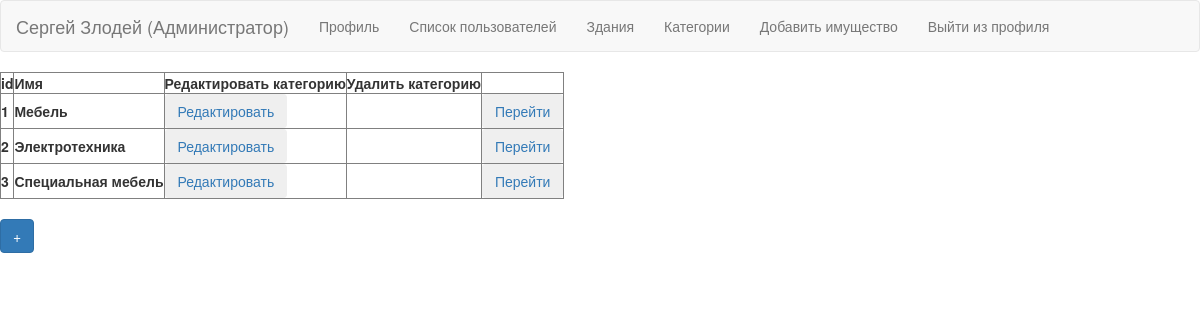
The app's page /categorys (signed in) with its own data.
### sweater/models.py (models this page shows)
class User(db.Model, UserMixin):
    __tablename__ = 'users'
    id = db.Column(db.Integer, primary_key=True)
    first_name = db.Column(db.String())
    last_name = db.Column(db.String())
    patronymic = db.Column(db.String())
    email = db.Column(db.String(), unique=True)
    role = db.Column(db.Boolean, default=False)
    password = db.Column(db.String())
    photo = db.Column(db.String())
    property = db.relationship("Property")

class Category(db.Model):
    __tablename__ = 'categorys'
    id = db.Column(db.Integer, primary_key=True)
    name = db.Column(db.String())
    property = db.relationship('Property')

### sweater/routes.py (the view)
@app.route('/categorys', methods=['POST', 'GET'])
@login_required
def categorys():
    access = db.session.get(User, current_user.get_id())
    data = Category.query.order_by(Category.id).all()
    return render_template('categorys.html', data=data, user=access)

### sweater/models.py (called while the page is built)
@manager.user_loader
def load_user(user_id):
    return User.query.get(user_id)

### sweater/routes.py (called while the page is built, shortened)
@app.before_request
def create_bases():
    db.create_all()

@app.after_request
def redirect_to_signin(response):
    if response.status_code == 401:
        return redirect(url_for('login_page') + '?=next=' + request.url)
    return response

### sweater/templates/categorys.html (shortened to what this page needs)
{% extends 'base.html' %}
{% import 'bootstrap/wtf.html' as wtf %}
{% block content %}
<table border="1">
    <tr><th class="bg-body-tertiary border rounded-3">id</th><th class="bg-body-tertiary border rounded-3">Имя</th>{%if user.role%}<th class="bg-body-tertiary border rounded-3">Редактировать категорию</th><th class="bg-body-tertiary border rounded-3">Удалить категорию</th>{%endif%}</tr>
    {% for i in data %}
        <tr><th class="bg-body-tertiary border rounded-3">{{i.id}}</th>
            <th class="bg-body-tertiary border rounded-3">{{i.name}}</th>
            {%if user.role%}
            <th class="bg-body-tertiary border rounded-3"><a href = "{{url_for('edit_category',  category_id = i.id) }}"><button class="btn btn-outline-secondary">Редактировать</button></a></th>
            <th class="bg-body-tertiary border rounded-3">{%if i.property|length == 0%}<a href = "{{url_for('delete_category',  category_id = i.id) }}"><button class="btn btn-outline-secondary">Удалить</button></a>{%endif%}</th>
            {%endif%}
            <th class="bg-body-tertiary border rounded-3">{%if i.property%}<a href = "{{url_for('properties',  category_id = i.id) }}"><button class="btn btn-outline-secondary">Перейти</button></a>{%endif%}</th>
        </tr>
    {%endfor%}
</table>
<br>
{%if user.role%}
<a href="{{url_for('create_category')}}"><button class="btn btn-primary">+</button></a>
{% endif %}
{% endblock %}

### sweater/templates/base.html (shortened to what this page needs)
{% extends 'bootstrap/base.html' %}
{% block navbar %}
        {%if user%}
            {% if user.role %}
              <nav class="navbar navbar-default">
                  <div class="container-fluid">
                      <a class="navbar-brand" href="{{url_for('index')}}">{{user.first_name}} {{user.last_name}} (Администратор)</a>
                    <div class="collapse navbar-collapse" id="navbar-main">
                      <ul class="nav navbar-nav">
                          <li><a href="{{url_for('profile')}}">Профиль</a></li>
                          <li><a href="{{url_for('users')}}">Список пользователей</a></li>
                          <li><a href="{{url_for('buildings')}}">Здания</a></li>
                          <li><a href="{{url_for('categorys')}}">Категории</a></li>
                           <li><a href="{{url_for('create_property')}}">Добавить имущество</a></li>
                          <li><a href="{{url_for('logout')}}">Выйти из профиля</a></li>
                      </ul>
                    </div>
                  </div>
                </nav>
            {%endif%}
        {%endif%}
{%endblock%}

### records on screen
User: first_name "Сергей", last_name "Злодей"
Category: id "1", name "Мебель"
Category: id "2", name "Электротехника"
Category: id "3", name "Специальная мебель"
